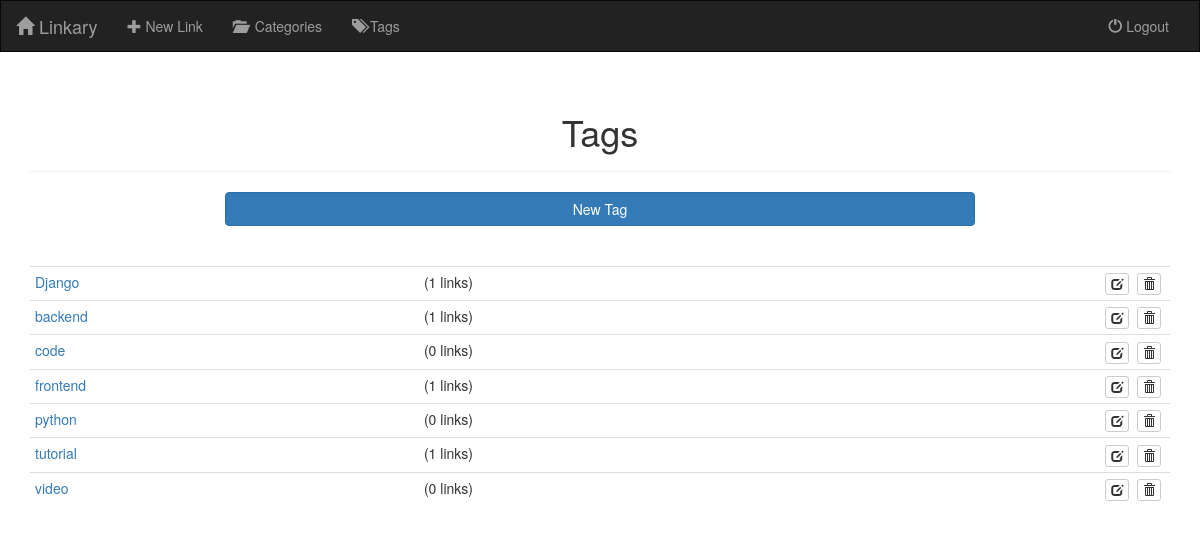
Before: /tag/ (signed in) with the older database file.
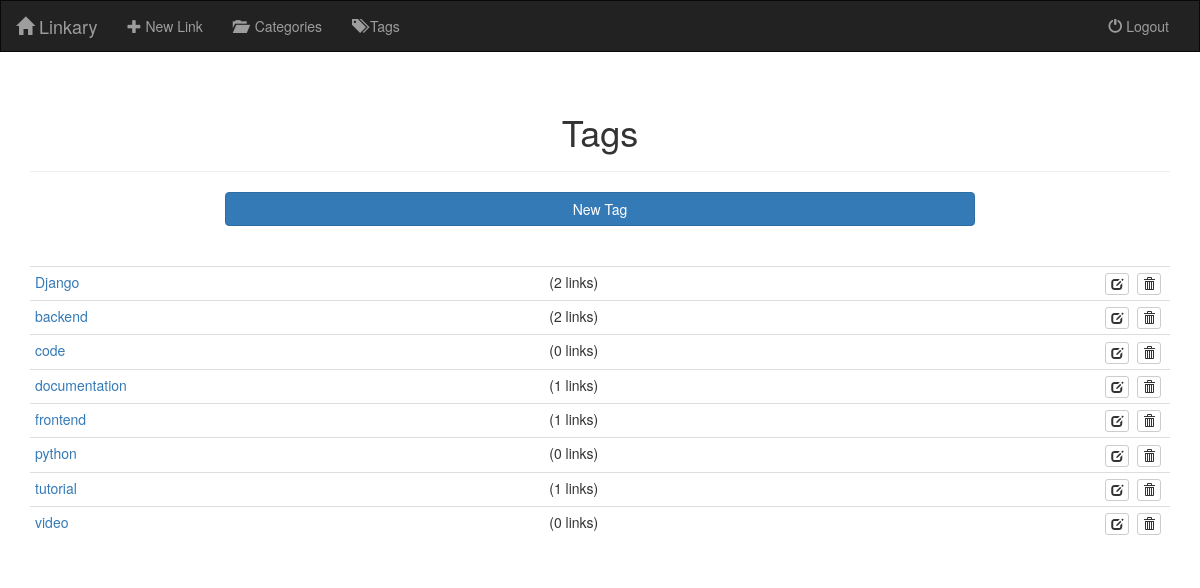
After: the same page with the newer database file.
### linkary/models.py (models this page shows, shortened)
class Tag(models.Model):
    name = models.CharField(max_length=100, unique=True)
    class Meta:
        ordering = ['name']

### linkary/views.py (the view)
# urls.py: path('tag/', views.TagListView.as_view(), name='tag_list'),
class TagListView(LoginRequiredMixin, ListView):
    model = models.Tag

### linkary/templates/linkary/tag_list.html (shortened to what this page needs)
{% extends 'linkary/base.html' %}
{% block content %}
    <div class="container">
        <div class="page-header">
            <h1 class="text-center">Tags</h1>
        </div>
        <div class="row">
            <div class="col-sm-offset-2 col-sm-8">
                <a href="{% url 'tag_create' %}" class="btn btn-primary btn-block">New Tag</a>
            </div>
        </div>
        <br>
        <br>
        {% if object_list.count %}
            <table class="table table-condensed table-hover">
                <tbody>
                    {% for tag in object_list %}
                        <tr>
                            <td>
                                <a href="{% url 'tag_detail' tag.pk %}">{{ tag.name }}</a>&nbsp;
                            </td>
                            <td>({{ tag.link_set.count }} links)</td>
                            <td class="text-right">
                                <a href="{% url 'tag_edit' tag.pk %}" class="btn btn-default btn-xs" title="Edit...">
                                    <span class="glyphicon glyphicon-edit"></span>
                                </a>&nbsp;
                                <a href="{% url 'tag_delete' tag.pk %}" class="btn btn-default btn-xs" title="Delete...">
                                    <span class="glyphicon glyphicon-trash"></span>
                                </a>&nbsp;
                            </td>
                        </tr>
                    {% endfor %}
                </tbody>
            </table>
        {% else %}
            <h4>No tags to show.</h4>
        {% endif %}
    </div>
{% endblock %}

Changed rows visible on the page:
computed for Tag "Django": link_set.count "1" → "2"
computed for Tag "backend": link_set.count "1" → "2"
added Tag: name "documentation", link_set.count "1"
